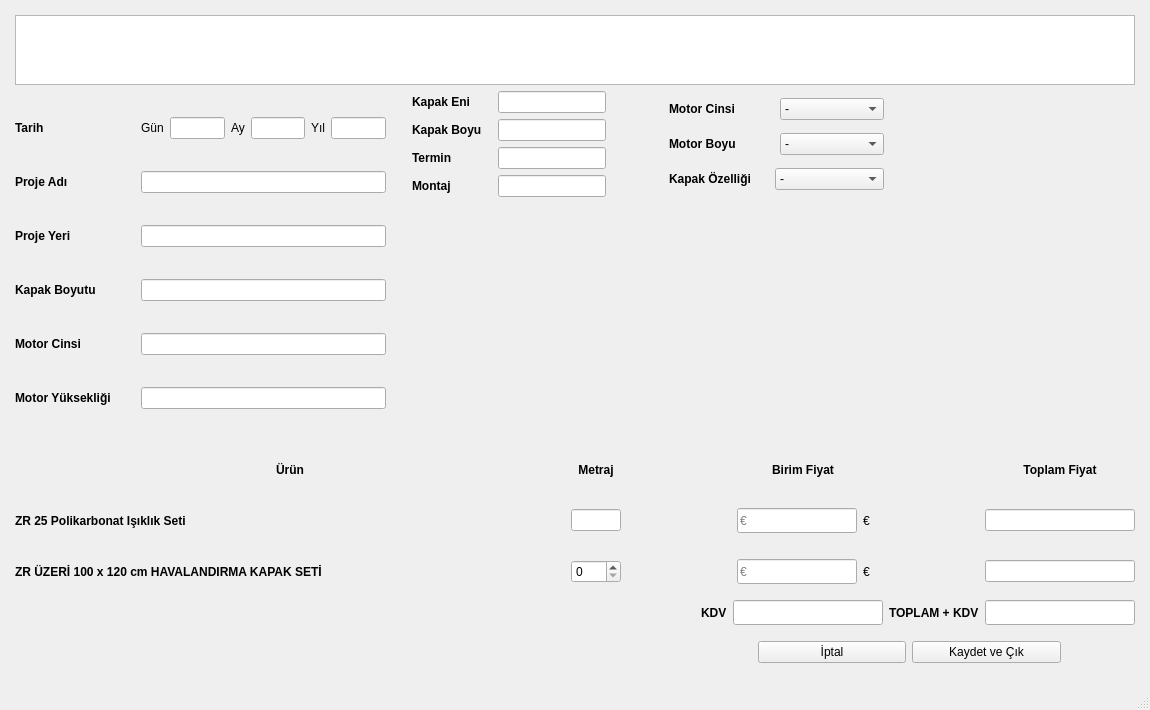
<?xml version="1.0" encoding="UTF-8"?>
<ui version="4.0">
 <class>MainWindow</class>
 <widget class="QMainWindow" name="MainWindow">
  <property name="geometry">
   <rect>
    <x>0</x>
    <y>0</y>
    <width>1150</width>
    <height>710</height>
   </rect>
  </property>
  <property name="minimumSize">
   <size>
    <width>1150</width>
    <height>710</height>
   </size>
  </property>
  <property name="maximumSize">
   <size>
    <width>1150</width>
    <height>710</height>
   </size>
  </property>
  <property name="windowTitle">
   <string>MainWindow</string>
  </property>
  <widget class="QWidget" name="centralwidget">
   <layout class="QVBoxLayout" name="verticalLayout_5">
    <property name="spacing">
     <number>6</number>
    </property>
    <property name="leftMargin">
     <number>15</number>
    </property>
    <property name="topMargin">
     <number>15</number>
    </property>
    <property name="rightMargin">
     <number>15</number>
    </property>
    <property name="bottomMargin">
     <number>15</number>
    </property>
    <item>
     <widget class="QTextEdit" name="textEdit">
      <property name="minimumSize">
       <size>
        <width>0</width>
        <height>70</height>
       </size>
      </property>
      <property name="maximumSize">
       <size>
        <width>16777215</width>
        <height>70</height>
       </size>
      </property>
     </widget>
    </item>
    <item>
     <layout class="QHBoxLayout" name="horizontalLayout_22" stretch="1,2">
      <item>
       <layout class="QVBoxLayout" name="verticalLayout_3">
        <item>
         <layout class="QHBoxLayout" name="horizontalLayout_16">
          <item>
           <widget class="QLabel" name="label_24">
            <property name="minimumSize">
             <size>
              <width>120</width>
              <height>0</height>
             </size>
            </property>
            <property name="font">
             <font>
              <weight>75</weight>
              <bold>true</bold>
             </font>
            </property>
            <property name="text">
             <string>Tarih</string>
            </property>
           </widget>
          </item>
          <item>
           <layout class="QHBoxLayout" name="horizontalLayout_23">
            <item>
             <widget class="QLabel" name="label_30">
              <property name="text">
               <string>Gün</string>
              </property>
             </widget>
            </item>
            <item>
             <widget class="QLineEdit" name="gun_line"/>
            </item>
            <item>
             <widget class="QLabel" name="label_31">
              <property name="text">
               <string>Ay</string>
              </property>
             </widget>
            </item>
            <item>
             <widget class="QLineEdit" name="ay_line"/>
            </item>
            <item>
             <widget class="QLabel" name="label_32">
              <property name="text">
               <string>Yıl</string>
              </property>
             </widget>
            </item>
            <item>
             <widget class="QLineEdit" name="yil_line"/>
            </item>
           </layout>
          </item>
         </layout>
        </item>
        <item>
         <layout class="QHBoxLayout" name="horizontalLayout_17">
          <item>
           <widget class="QLabel" name="label_25">
            <property name="minimumSize">
             <size>
              <width>120</width>
              <height>0</height>
             </size>
            </property>
            <property name="font">
             <font>
              <weight>75</weight>
              <bold>true</bold>
             </font>
            </property>
            <property name="text">
             <string>Proje Adı</string>
            </property>
           </widget>
          </item>
          <item>
           <widget class="QLineEdit" name="projeadi_line"/>
          </item>
         </layout>
        </item>
        <item>
         <layout class="QHBoxLayout" name="horizontalLayout_14">
          <item>
           <widget class="QLabel" name="label_22">
            <property name="minimumSize">
             <size>
              <width>120</width>
              <height>0</height>
             </size>
            </property>
            <property name="font">
             <font>
              <weight>75</weight>
              <bold>true</bold>
             </font>
            </property>
            <property name="text">
             <string>Proje Yeri</string>
            </property>
           </widget>
          </item>
          <item>
           <widget class="QLineEdit" name="projeyeri_line"/>
          </item>
         </layout>
        </item>
        <item>
         <layout class="QHBoxLayout" name="horizontalLayout_21">
          <item>
           <widget class="QLabel" name="label_29">
            <property name="minimumSize">
             <size>
              <width>120</width>
              <height>0</height>
             </size>
            </property>
            <property name="font">
             <font>
              <weight>75</weight>
              <bold>true</bold>
             </font>
            </property>
            <property name="text">
             <string>Kapak Boyutu</string>
            </property>
           </widget>
          </item>
          <item>
           <widget class="QLineEdit" name="kasaolc_line">
            <property name="readOnly">
             <bool>true</bool>
            </property>
           </widget>
          </item>
         </layout>
        </item>
        <item>
         <layout class="QHBoxLayout" name="horizontalLayout_20">
          <item>
           <widget class="QLabel" name="label_28">
            <property name="minimumSize">
             <size>
              <width>120</width>
              <height>0</height>
             </size>
            </property>
            <property name="font">
             <font>
              <weight>75</weight>
              <bold>true</bold>
             </font>
            </property>
            <property name="text">
             <string>Motor Cinsi</string>
            </property>
           </widget>
          </item>
          <item>
           <widget class="QLineEdit" name="motorcns_line">
            <property name="readOnly">
             <bool>true</bool>
            </property>
           </widget>
          </item>
         </layout>
        </item>
        <item>
         <layout class="QHBoxLayout" name="horizontalLayout_15">
          <item>
           <widget class="QLabel" name="label_23">
            <property name="minimumSize">
             <size>
              <width>120</width>
              <height>0</height>
             </size>
            </property>
            <property name="font">
             <font>
              <weight>75</weight>
              <bold>true</bold>
             </font>
            </property>
            <property name="text">
             <string>Motor Yüksekliği</string>
            </property>
           </widget>
          </item>
          <item>
           <widget class="QLineEdit" name="motoryks_line">
            <property name="readOnly">
             <bool>true</bool>
            </property>
           </widget>
          </item>
         </layout>
        </item>
       </layout>
      </item>
      <item>
       <layout class="QVBoxLayout" name="verticalLayout_4">
        <property name="leftMargin">
         <number>20</number>
        </property>
        <item>
         <layout class="QHBoxLayout" name="horizontalLayout_9">
          <item>
           <layout class="QVBoxLayout" name="verticalLayout">
            <item>
             <layout class="QHBoxLayout" name="horizontalLayout_6">
              <item>
               <widget class="QLabel" name="label_15">
                <property name="minimumSize">
                 <size>
                  <width>80</width>
                  <height>0</height>
                 </size>
                </property>
                <property name="font">
                 <font>
                  <weight>75</weight>
                  <bold>true</bold>
                 </font>
                </property>
                <property name="text">
                 <string>Kapak Eni</string>
                </property>
               </widget>
              </item>
              <item>
               <widget class="QLineEdit" name="kapaken_line"/>
              </item>
              <item>
               <spacer name="horizontalSpacer_13">
                <property name="orientation">
                 <enum>Qt::Horizontal</enum>
                </property>
                <property name="sizeHint" stdset="0">
                 <size>
                  <width>40</width>
                  <height>20</height>
                 </size>
                </property>
               </spacer>
              </item>
             </layout>
            </item>
            <item>
             <layout class="QHBoxLayout" name="horizontalLayout_7">
              <item>
               <widget class="QLabel" name="label_16">
                <property name="minimumSize">
                 <size>
                  <width>80</width>
                  <height>0</height>
                 </size>
                </property>
                <property name="font">
                 <font>
                  <weight>75</weight>
                  <bold>true</bold>
                 </font>
                </property>
                <property name="text">
                 <string>Kapak Boyu</string>
                </property>
               </widget>
              </item>
              <item>
               <widget class="QLineEdit" name="kapakboy_line"/>
              </item>
              <item>
               <spacer name="horizontalSpacer_12">
                <property name="orientation">
                 <enum>Qt::Horizontal</enum>
                </property>
                <property name="sizeHint" stdset="0">
                 <size>
                  <width>40</width>
                  <height>20</height>
                 </size>
                </property>
               </spacer>
              </item>
             </layout>
            </item>
            <item>
             <layout class="QHBoxLayout" name="horizontalLayout_5">
              <item>
               <widget class="QLabel" name="label_2">
                <property name="minimumSize">
                 <size>
                  <width>80</width>
                  <height>0</height>
                 </size>
                </property>
                <property name="font">
                 <font>
                  <weight>75</weight>
                  <bold>true</bold>
                 </font>
                </property>
                <property name="text">
                 <string>Termin</string>
                </property>
               </widget>
              </item>
              <item>
               <widget class="QLineEdit" name="termin_line"/>
              </item>
              <item>
               <spacer name="horizontalSpacer_11">
                <property name="orientation">
                 <enum>Qt::Horizontal</enum>
                </property>
                <property name="sizeHint" stdset="0">
                 <size>
                  <width>40</width>
                  <height>20</height>
                 </size>
                </property>
               </spacer>
              </item>
             </layout>
            </item>
            <item>
             <layout class="QHBoxLayout" name="horizontalLayout_8">
              <item>
               <widget class="QLabel" name="label_17">
                <property name="minimumSize">
                 <size>
                  <width>80</width>
                  <height>0</height>
                 </size>
                </property>
                <property name="font">
                 <font>
                  <weight>75</weight>
                  <bold>true</bold>
                 </font>
                </property>
                <property name="text">
                 <string>Montaj</string>
                </property>
               </widget>
              </item>
              <item>
               <widget class="QLineEdit" name="montaj_line"/>
              </item>
              <item>
               <spacer name="horizontalSpacer_10">
                <property name="orientation">
                 <enum>Qt::Horizontal</enum>
                </property>
                <property name="sizeHint" stdset="0">
                 <size>
                  <width>40</width>
                  <height>20</height>
                 </size>
                </property>
               </spacer>
              </item>
             </layout>
            </item>
           </layout>
          </item>
          <item>
           <layout class="QVBoxLayout" name="verticalLayout_2">
            <item>
             <layout class="QHBoxLayout" name="horizontalLayout_11">
              <item>
               <widget class="QLabel" name="label_19">
                <property name="minimumSize">
                 <size>
                  <width>100</width>
                  <height>0</height>
                 </size>
                </property>
                <property name="font">
                 <font>
                  <weight>75</weight>
                  <bold>true</bold>
                 </font>
                </property>
                <property name="text">
                 <string>Motor Cinsi</string>
                </property>
               </widget>
              </item>
              <item>
               <widget class="QComboBox" name="motor_cins_box">
                <item>
                 <property name="text">
                  <string>-</string>
                 </property>
                </item>
                <item>
                 <property name="text">
                  <string>220</string>
                 </property>
                </item>
                <item>
                 <property name="text">
                  <string>24</string>
                 </property>
                </item>
               </widget>
              </item>
             </layout>
            </item>
            <item>
             <layout class="QHBoxLayout" name="horizontalLayout_13">
              <item>
               <widget class="QLabel" name="label_21">
                <property name="minimumSize">
                 <size>
                  <width>100</width>
                  <height>0</height>
                 </size>
                </property>
                <property name="font">
                 <font>
                  <weight>75</weight>
                  <bold>true</bold>
                 </font>
                </property>
                <property name="text">
                 <string>Motor Boyu</string>
                </property>
               </widget>
              </item>
              <item>
               <widget class="QComboBox" name="motor_boy_box">
                <item>
                 <property name="text">
                  <string>-</string>
                 </property>
                </item>
                <item>
                 <property name="text">
                  <string>30</string>
                 </property>
                </item>
                <item>
                 <property name="text">
                  <string>50</string>
                 </property>
                </item>
               </widget>
              </item>
             </layout>
            </item>
            <item>
             <layout class="QHBoxLayout" name="horizontalLayout_10">
              <item>
               <widget class="QLabel" name="label_18">
                <property name="minimumSize">
                 <size>
                  <width>100</width>
                  <height>0</height>
                 </size>
                </property>
                <property name="font">
                 <font>
                  <weight>75</weight>
                  <bold>true</bold>
                 </font>
                </property>
                <property name="text">
                 <string>Kapak Özelliği</string>
                </property>
               </widget>
              </item>
              <item>
               <widget class="QComboBox" name="kapak_ozl_box">
                <item>
                 <property name="text">
                  <string>-</string>
                 </property>
                </item>
                <item>
                 <property name="text">
                  <string>ZR25-ŞEFFAF</string>
                 </property>
                </item>
                <item>
                 <property name="text">
                  <string>ZR25-OPAL</string>
                 </property>
                </item>
               </widget>
              </item>
             </layout>
            </item>
           </layout>
          </item>
          <item>
           <spacer name="horizontalSpacer_14">
            <property name="orientation">
             <enum>Qt::Horizontal</enum>
            </property>
            <property name="sizeHint" stdset="0">
             <size>
              <width>40</width>
              <height>20</height>
             </size>
            </property>
           </spacer>
          </item>
         </layout>
        </item>
        <item>
         <spacer name="verticalSpacer">
          <property name="orientation">
           <enum>Qt::Vertical</enum>
          </property>
          <property name="sizeHint" stdset="0">
           <size>
            <width>20</width>
            <height>40</height>
           </size>
          </property>
         </spacer>
        </item>
       </layout>
      </item>
     </layout>
    </item>
    <item>
     <layout class="QHBoxLayout" name="horizontalLayout_4">
      <item>
       <widget class="QLabel" name="label_3">
        <property name="minimumSize">
         <size>
          <width>550</width>
          <height>45</height>
         </size>
        </property>
        <property name="maximumSize">
         <size>
          <width>550</width>
          <height>16777215</height>
         </size>
        </property>
        <property name="font">
         <font>
          <weight>75</weight>
          <bold>true</bold>
         </font>
        </property>
        <property name="text">
         <string>Ürün</string>
        </property>
        <property name="alignment">
         <set>Qt::AlignCenter</set>
        </property>
       </widget>
      </item>
      <item>
       <widget class="QLabel" name="label_14">
        <property name="minimumSize">
         <size>
          <width>50</width>
          <height>0</height>
         </size>
        </property>
        <property name="maximumSize">
         <size>
          <width>50</width>
          <height>16777215</height>
         </size>
        </property>
        <property name="font">
         <font>
          <weight>75</weight>
          <bold>true</bold>
         </font>
        </property>
        <property name="text">
         <string>Metraj</string>
        </property>
        <property name="alignment">
         <set>Qt::AlignCenter</set>
        </property>
       </widget>
      </item>
      <item>
       <spacer name="horizontalSpacer_9">
        <property name="orientation">
         <enum>Qt::Horizontal</enum>
        </property>
        <property name="sizeHint" stdset="0">
         <size>
          <width>40</width>
          <height>20</height>
         </size>
        </property>
       </spacer>
      </item>
      <item>
       <widget class="QLabel" name="label_4">
        <property name="minimumSize">
         <size>
          <width>120</width>
          <height>0</height>
         </size>
        </property>
        <property name="maximumSize">
         <size>
          <width>60</width>
          <height>16777215</height>
         </size>
        </property>
        <property name="font">
         <font>
          <weight>75</weight>
          <bold>true</bold>
         </font>
        </property>
        <property name="text">
         <string>Birim Fiyat</string>
        </property>
        <property name="alignment">
         <set>Qt::AlignCenter</set>
        </property>
       </widget>
      </item>
      <item>
       <spacer name="horizontalSpacer_4">
        <property name="orientation">
         <enum>Qt::Horizontal</enum>
        </property>
        <property name="sizeHint" stdset="0">
         <size>
          <width>40</width>
          <height>20</height>
         </size>
        </property>
       </spacer>
      </item>
      <item>
       <widget class="QLabel" name="label">
        <property name="minimumSize">
         <size>
          <width>150</width>
          <height>0</height>
         </size>
        </property>
        <property name="font">
         <font>
          <weight>75</weight>
          <bold>true</bold>
          <stylestrategy>PreferDefault</stylestrategy>
         </font>
        </property>
        <property name="layoutDirection">
         <enum>Qt::LeftToRight</enum>
        </property>
        <property name="text">
         <string>Toplam Fiyat</string>
        </property>
        <property name="alignment">
         <set>Qt::AlignCenter</set>
        </property>
       </widget>
      </item>
     </layout>
    </item>
    <item>
     <layout class="QHBoxLayout" name="horizontalLayout_2">
      <item>
       <widget class="QLabel" name="label_8">
        <property name="minimumSize">
         <size>
          <width>550</width>
          <height>45</height>
         </size>
        </property>
        <property name="maximumSize">
         <size>
          <width>550</width>
          <height>16777215</height>
         </size>
        </property>
        <property name="font">
         <font>
          <weight>75</weight>
          <bold>true</bold>
         </font>
        </property>
        <property name="text">
         <string>ZR 25 Polikarbonat Işıklık Seti</string>
        </property>
       </widget>
      </item>
      <item>
       <widget class="QLineEdit" name="adet_line_1">
        <property name="minimumSize">
         <size>
          <width>50</width>
          <height>0</height>
         </size>
        </property>
        <property name="maximumSize">
         <size>
          <width>50</width>
          <height>16777215</height>
         </size>
        </property>
       </widget>
      </item>
      <item>
       <spacer name="horizontalSpacer_6">
        <property name="orientation">
         <enum>Qt::Horizontal</enum>
        </property>
        <property name="sizeHint" stdset="0">
         <size>
          <width>40</width>
          <height>20</height>
         </size>
        </property>
       </spacer>
      </item>
      <item>
       <widget class="QLineEdit" name="brmfiyat_line_1">
        <property name="sizePolicy">
         <sizepolicy hsizetype="Minimum" vsizetype="Fixed">
          <horstretch>0</horstretch>
          <verstretch>0</verstretch>
         </sizepolicy>
        </property>
        <property name="minimumSize">
         <size>
          <width>120</width>
          <height>0</height>
         </size>
        </property>
        <property name="maximumSize">
         <size>
          <width>60</width>
          <height>25</height>
         </size>
        </property>
        <property name="inputMask">
         <string/>
        </property>
        <property name="text">
         <string/>
        </property>
        <property name="readOnly">
         <bool>false</bool>
        </property>
        <property name="placeholderText">
         <string>€</string>
        </property>
       </widget>
      </item>
      <item>
       <widget class="QLabel" name="label_10">
        <property name="text">
         <string>€</string>
        </property>
       </widget>
      </item>
      <item>
       <spacer name="horizontalSpacer_2">
        <property name="orientation">
         <enum>Qt::Horizontal</enum>
        </property>
        <property name="sizeHint" stdset="0">
         <size>
          <width>40</width>
          <height>20</height>
         </size>
        </property>
       </spacer>
      </item>
      <item>
       <widget class="QLineEdit" name="top_line_1">
        <property name="minimumSize">
         <size>
          <width>150</width>
          <height>0</height>
         </size>
        </property>
        <property name="maximumSize">
         <size>
          <width>150</width>
          <height>16777215</height>
         </size>
        </property>
        <property name="text">
         <string/>
        </property>
        <property name="readOnly">
         <bool>true</bool>
        </property>
       </widget>
      </item>
     </layout>
    </item>
    <item>
     <layout class="QHBoxLayout" name="horizontalLayout_3">
      <item>
       <widget class="QLabel" name="label_11">
        <property name="minimumSize">
         <size>
          <width>550</width>
          <height>45</height>
         </size>
        </property>
        <property name="maximumSize">
         <size>
          <width>550</width>
          <height>16777215</height>
         </size>
        </property>
        <property name="font">
         <font>
          <pointsize>9</pointsize>
          <weight>75</weight>
          <bold>true</bold>
         </font>
        </property>
        <property name="text">
         <string>ZR ÜZERİ 100 x 120 cm HAVALANDIRMA KAPAK SETİ	</string>
        </property>
       </widget>
      </item>
      <item>
       <widget class="QSpinBox" name="adet_line_2">
        <property name="minimumSize">
         <size>
          <width>50</width>
          <height>0</height>
         </size>
        </property>
       </widget>
      </item>
      <item>
       <spacer name="horizontalSpacer_7">
        <property name="orientation">
         <enum>Qt::Horizontal</enum>
        </property>
        <property name="sizeHint" stdset="0">
         <size>
          <width>40</width>
          <height>20</height>
         </size>
        </property>
       </spacer>
      </item>
      <item>
       <widget class="QLineEdit" name="brmfiyat_line_2">
        <property name="minimumSize">
         <size>
          <width>120</width>
          <height>0</height>
         </size>
        </property>
        <property name="maximumSize">
         <size>
          <width>60</width>
          <height>25</height>
         </size>
        </property>
        <property name="inputMask">
         <string/>
        </property>
        <property name="text">
         <string/>
        </property>
        <property name="readOnly">
         <bool>false</bool>
        </property>
        <property name="placeholderText">
         <string>€</string>
        </property>
       </widget>
      </item>
      <item>
       <widget class="QLabel" name="label_13">
        <property name="text">
         <string>€</string>
        </property>
       </widget>
      </item>
      <item>
       <spacer name="horizontalSpacer_3">
        <property name="orientation">
         <enum>Qt::Horizontal</enum>
        </property>
        <property name="sizeHint" stdset="0">
         <size>
          <width>40</width>
          <height>20</height>
         </size>
        </property>
       </spacer>
      </item>
      <item>
       <widget class="QLineEdit" name="top_line_2">
        <property name="minimumSize">
         <size>
          <width>150</width>
          <height>0</height>
         </size>
        </property>
        <property name="maximumSize">
         <size>
          <width>150</width>
          <height>16777215</height>
         </size>
        </property>
        <property name="text">
         <string/>
        </property>
        <property name="readOnly">
         <bool>true</bool>
        </property>
       </widget>
      </item>
     </layout>
    </item>
    <item>
     <layout class="QHBoxLayout" name="horizontalLayout_25">
      <item>
       <spacer name="horizontalSpacer_5">
        <property name="orientation">
         <enum>Qt::Horizontal</enum>
        </property>
        <property name="sizeHint" stdset="0">
         <size>
          <width>40</width>
          <height>20</height>
         </size>
        </property>
       </spacer>
      </item>
      <item>
       <widget class="QLabel" name="label_34">
        <property name="font">
         <font>
          <weight>75</weight>
          <bold>true</bold>
         </font>
        </property>
        <property name="text">
         <string>KDV</string>
        </property>
       </widget>
      </item>
      <item>
       <widget class="QLineEdit" name="kdv_line">
        <property name="minimumSize">
         <size>
          <width>150</width>
          <height>25</height>
         </size>
        </property>
        <property name="maximumSize">
         <size>
          <width>150</width>
          <height>25</height>
         </size>
        </property>
       </widget>
      </item>
      <item>
       <widget class="QLabel" name="label_33">
        <property name="font">
         <font>
          <weight>75</weight>
          <italic>false</italic>
          <bold>true</bold>
         </font>
        </property>
        <property name="text">
         <string>TOPLAM + KDV</string>
        </property>
       </widget>
      </item>
      <item>
       <widget class="QLineEdit" name="topkdv_line">
        <property name="minimumSize">
         <size>
          <width>150</width>
          <height>25</height>
         </size>
        </property>
        <property name="maximumSize">
         <size>
          <width>150</width>
          <height>25</height>
         </size>
        </property>
        <property name="readOnly">
         <bool>true</bool>
        </property>
       </widget>
      </item>
     </layout>
    </item>
    <item>
     <layout class="QHBoxLayout" name="horizontalLayout_26" stretch="10,2,2,1">
      <property name="topMargin">
       <number>10</number>
      </property>
      <property name="bottomMargin">
       <number>10</number>
      </property>
      <item>
       <spacer name="horizontalSpacer_15">
        <property name="orientation">
         <enum>Qt::Horizontal</enum>
        </property>
        <property name="sizeHint" stdset="0">
         <size>
          <width>40</width>
          <height>20</height>
         </size>
        </property>
       </spacer>
      </item>
      <item>
       <widget class="QPushButton" name="pushButton_2">
        <property name="text">
         <string>İptal</string>
        </property>
       </widget>
      </item>
      <item>
       <widget class="QPushButton" name="kaydet_but">
        <property name="text">
         <string>Kaydet ve Çık</string>
        </property>
       </widget>
      </item>
      <item>
       <spacer name="horizontalSpacer_16">
        <property name="orientation">
         <enum>Qt::Horizontal</enum>
        </property>
        <property name="sizeHint" stdset="0">
         <size>
          <width>40</width>
          <height>20</height>
         </size>
        </property>
       </spacer>
      </item>
     </layout>
    </item>
   </layout>
  </widget>
  <widget class="QMenuBar" name="menubar">
   <property name="geometry">
    <rect>
     <x>0</x>
     <y>0</y>
     <width>1150</width>
     <height>22</height>
    </rect>
   </property>
  </widget>
  <widget class="QStatusBar" name="statusbar"/>
 </widget>
 <resources/>
 <connections/>
</ui>
